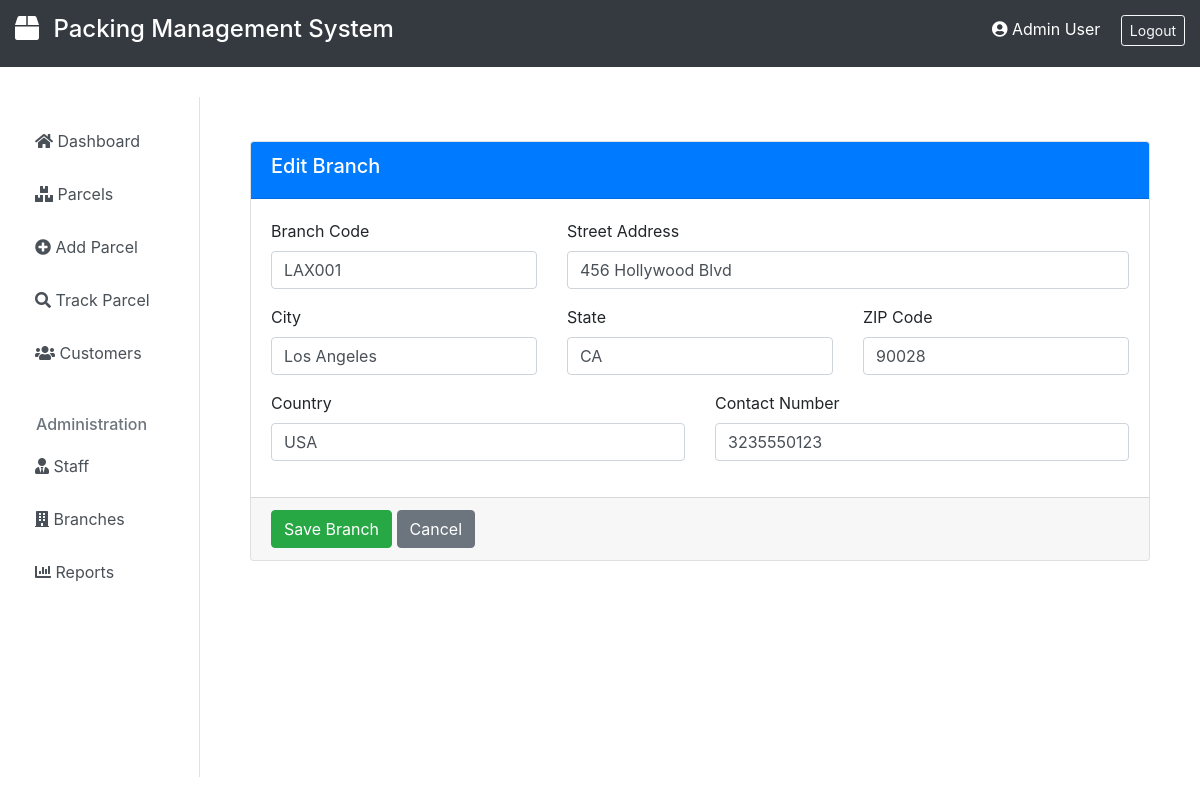
Page /?page=edit_branch&id=2 (signed in) on the committed database.
### tables this page shows
CREATE TABLE branches (
    id INT PRIMARY KEY AUTO_INCREMENT,
    branch_code VARCHAR(50) NOT NULL UNIQUE,
    street VARCHAR(255) NOT NULL,
    city VARCHAR(100) NOT NULL,
    state VARCHAR(100) NOT NULL,
    zip_code VARCHAR(20) NOT NULL,
    country VARCHAR(100) NOT NULL,
    contact VARCHAR(20) NOT NULL,
    date_created DATETIME DEFAULT CURRENT_TIMESTAMP
);

### manage_branches.php (the view, shortened to what this page needs)
<?php
require_once 'db_connect.php';
$id = isset($_GET['id']) ? $_GET['id'] : '';
$branch_code = $street = $city = $state = $zip_code = $country = $contact = '';
if(!empty($id)) {
    $qry = $conn->query("SELECT * FROM branches WHERE id = $id");
    if($qry->num_rows > 0) {
        $row = $qry->fetch_assoc();
        $branch_code = $row['branch_code'];
        $street = $row['street'];
        $city = $row['city'];
        $state = $row['state'];
        $zip_code = $row['zip_code'];
        $country = $row['country'];
        $contact = $row['contact'];
    }
}
?>
<!DOCTYPE html>
<html>
<head>
    <link rel="stylesheet" href="https://cdn.jsdelivr.net/npm/bootstrap@4.5.2/dist/css/bootstrap.min.css">
</head>
<body>
<div class="container mt-4">
    <div class="card">
        <div class="card-header bg-primary text-white">
            <h5><?php echo empty($id) ? 'Add New Branch' : 'Edit Branch'; ?></h5>
        </div>
        <div class="card-body">
            <form id="branchForm">
                <div class="row">
                    <div class="col-md-4">
                        <div class="form-group">
                            <label>Branch Code</label>
                            <input type="text" name="branch_code" class="form-control"
                                   value="<?php echo $branch_code; ?>" required>
                        </div>
                    </div>
                    <div class="col-md-8">
                        <div class="form-group">
                            <label>Street Address</label>
                            <input type="text" name="street" class="form-control"
                                   value="<?php echo $street; ?>" required>
                        </div>
                    </div>
                </div>
                <div class="row">
                    <div class="col-md-4">
                        <div class="form-group">
                            <label>City</label>
                            <input type="text" name="city" class="form-control"
                                   value="<?php echo $city; ?>" required>
                        </div>
                    </div>
                    <div class="col-md-4">
                        <div class="form-group">
                            <label>State</label>
                            <input type="text" name="state" class="form-control"
                                   value="<?php echo $state; ?>" required>
                        </div>
                    </div>
                    <div class="col-md-4">
                        <div class="form-group">
                            <label>ZIP Code</label>
                            <input type="text" name="zip_code" class="form-control"
                                   value="<?php echo $zip_code; ?>" required>
                        </div>
                    </div>
                </div>
                <div class="row">
                    <div class="col-md-6">
                        <div class="form-group">
                            <label>Country</label>
                            <input type="text" name="country" class="form-control"
                                   value="<?php echo $country ?: 'USA'; ?>" required>
                        </div>
                    </div>
                    <div class="col-md-6">
                        <div class="form-group">
                            <label>Contact Number</label>
                            <input type="text" name="contact" class="form-control"
                                   value="<?php echo $contact; ?>" required>
                        </div>
                    </div>
                </div>
            </form>
        </div>
        <div class="card-footer">
            <button class="btn btn-success" id="saveBtn">Save Branch</button>
            <a href="?page=branches" class="btn btn-secondary">Cancel</a>
        </div>
    </div>
</div>
</body>
</html>

### index.php (style rules this page uses)
body { background: #f4f6f9; font-family: 'Segoe UI', sans-serif; }

### rows in the picture
branches: branch_code "LAX001", street "456 Hollywood Blvd", city "Los Angeles", state "CA", zip_code "90028", country "USA", contact "3235550123"

### other values in the picture
$_SESSION['login_name'] "Admin User"
